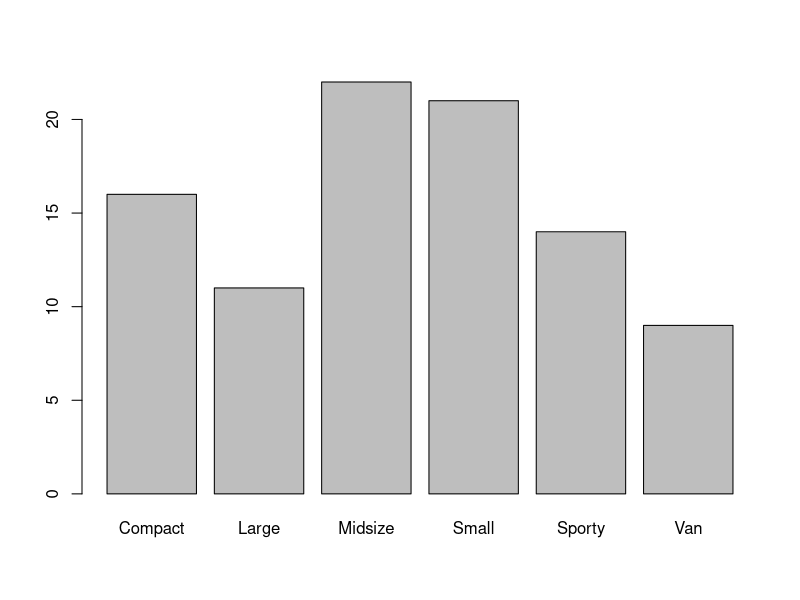
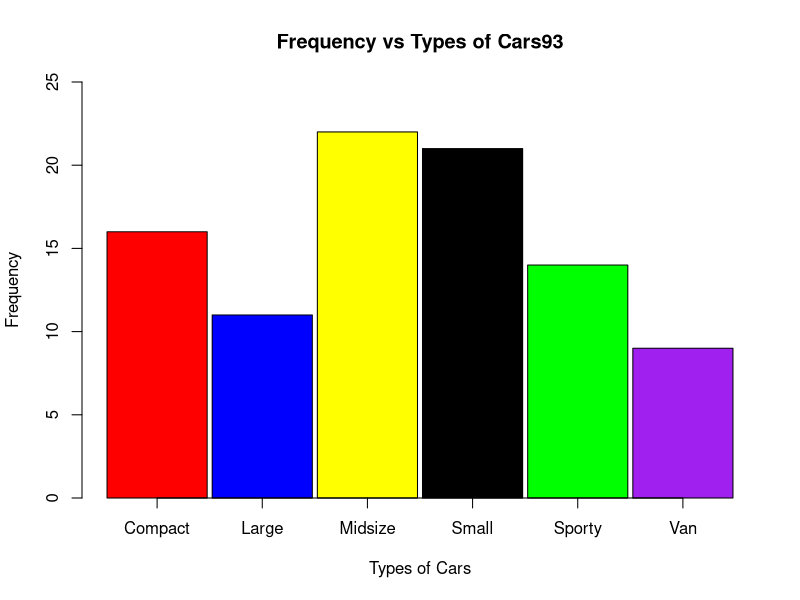
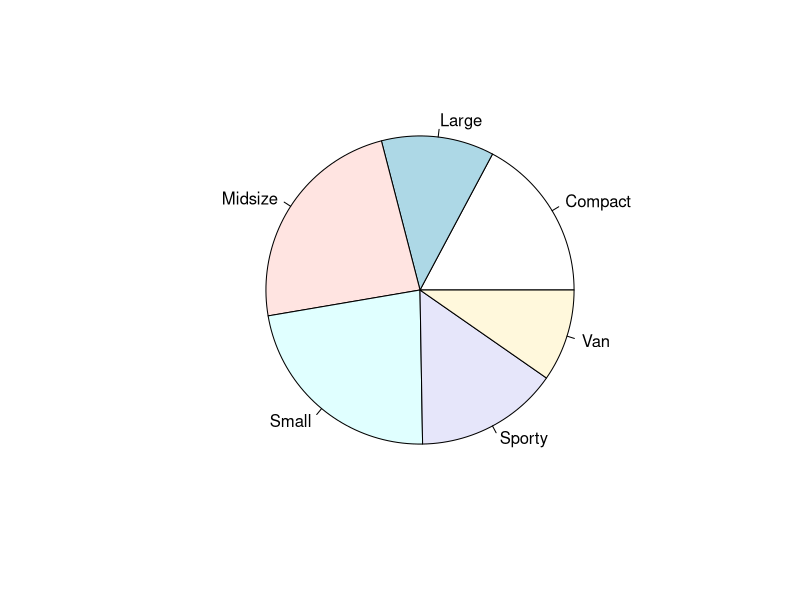
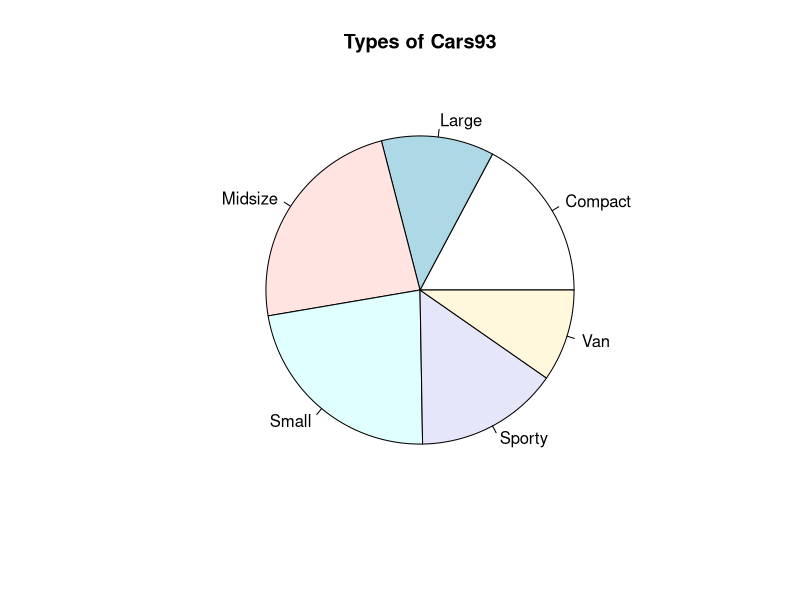
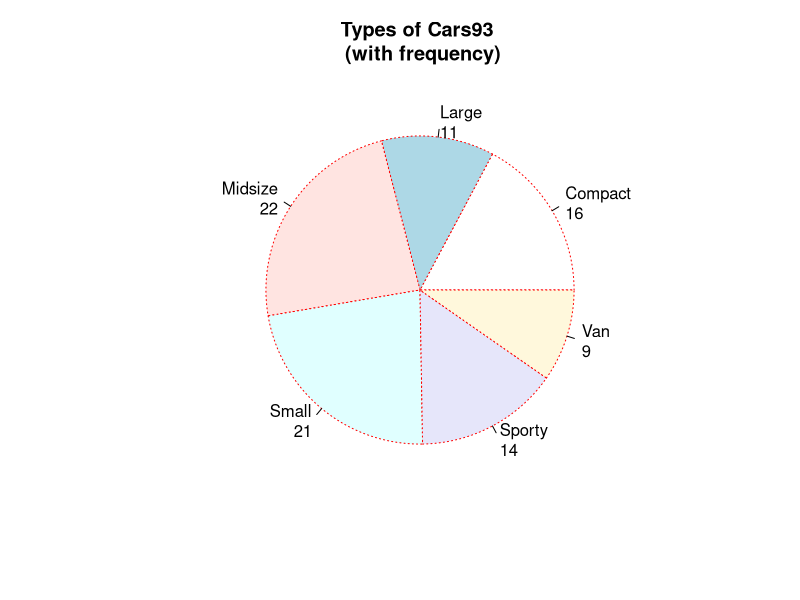
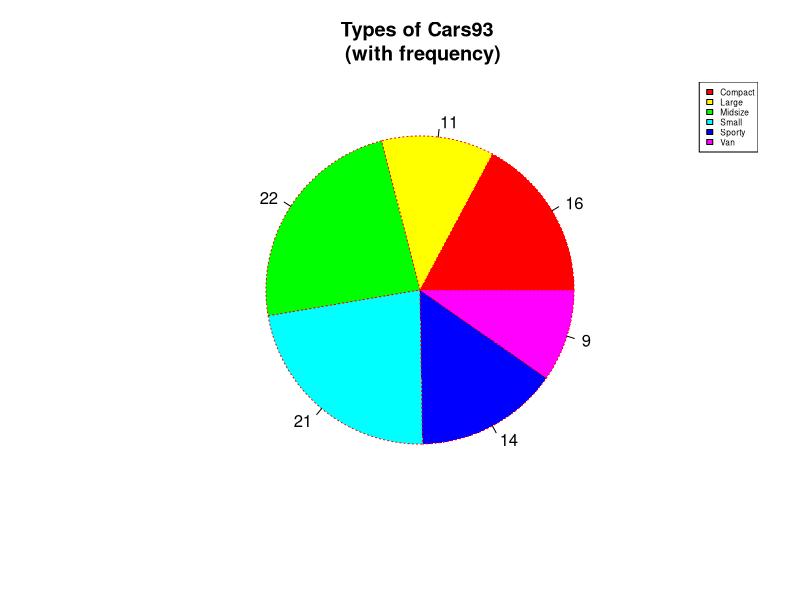
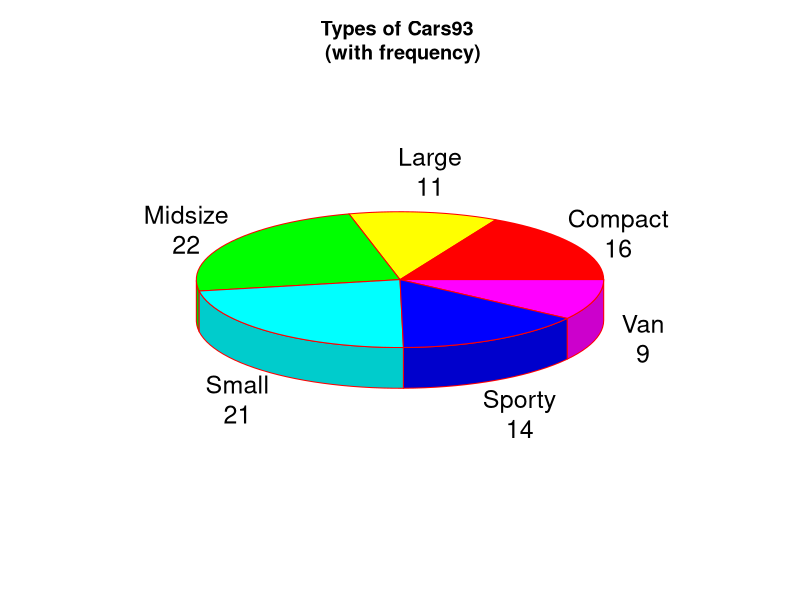
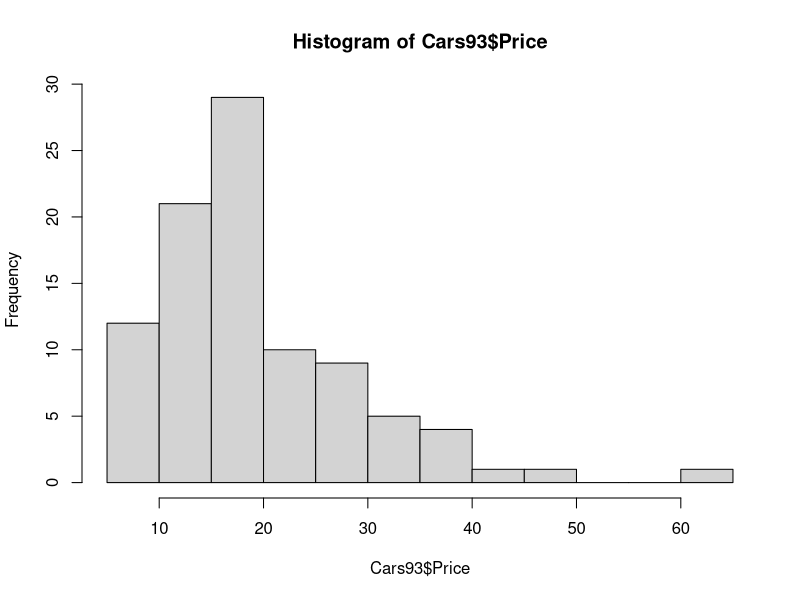

Source code (R) for these figures, in order:
# NOTE: You need to run EACH LINE of code (CTRL + ENTER)

library(MASS)                                                                         # call the library "MASS"
data("Cars93")                                                                        # use the data "Cars93"

png(file = "graph.jpg")

#construct a table
table(Cars93$Type)

#draw barplot
barplot(table(Cars93$Type))
barplot(table(Cars93$Type), main = "Frequency vs Types of Cars93",
        ylab = "Frequency", xlab = "Types of Cars",
        ylim = c(0, 25), axis.lty = "solid",
        col = c("red", "blue", "yellow", "black", "green", "purple"),
        space = 0.05)

#draw piechart
pie(table(Cars93$Type))
pie(table(Cars93$Type), main = "Types of Cars93")

lbls = paste(names(table(Cars93$Type)), "\n", table(Cars93$Type), sep = "")           # sep = separate the values
pie(table(Cars93$Type), labels = lbls, main = "Types of Cars93 \n (with frequency)",
    border = "red", lty = "dotted")

lbls2 = paste(table(Cars93$Type))
pie(table(Cars93$Type), labels = lbls2, main = "Types of Cars93 \n (with frequency)",
    border = "red", lty = "dotted", col = rainbow(length(table(Cars93$Type))))

lgd = names(table(Cars93$Type))                                                       # insert legend
legend("topright", lgd, cex = 0.5, fill = rainbow(length(table(Cars93$Type))) )       # decorate the legend

library(plotrix)                                                                      # change to 3D
pie3D(table(Cars93$Type), labels = lbls, main = "Types of Cars93 \n (with frequency)",
    border = "red", lty = "dotted")

#Histogram
hist(Cars93$Price)
hist(Cars93$Price, xlab = "Price (x $1,000)", xlim = c(0,70),
     main = "Prices of 93 Models of 1993 Cars", probability = TRUE)
lines(density(Cars93$Price))                                                          # insert lines into histogram

#Scatter plot
plot(Cars93$Horsepower~Cars93$MPG.city)                                               # need 2 data for scatter plot (use "~" to connect)
plot(Cars93$Horsepower~Cars93$MPG.city, xlab = "Horsepower", ylab = "MPG City",
     main = "MPG City vs Horsepower")

#Boxplot
boxplot(Cars93$Horsepower~Cars93$Cylinders)
boxplot(Cars93$Horsepower~Cars93$Cylinders, xlab = "Cylinders", ylab = "Horsepower",
        main = "Horsepower vs Number of cylinders")

dev.off()
